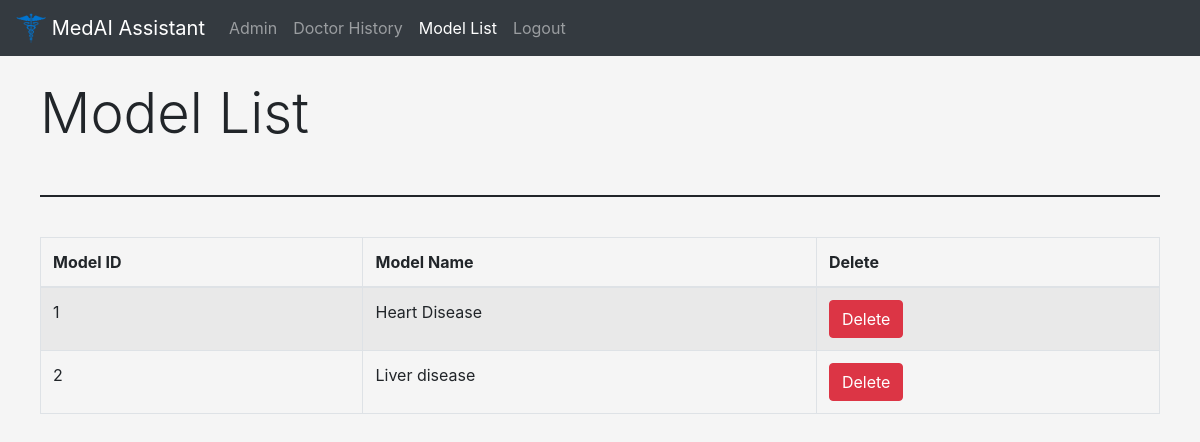
Page /model_list (signed in) on the committed database.
### tables this page shows
CREATE TABLE "models" (
	id INTEGER NOT NULL,
	name TEXT NOT NULL,
	description INTEGER,
	model BLOB NOT NULL,
	CONSTRAINT Model_PK PRIMARY KEY (id)
);

### app.py (the view, shortened to what this page needs)
@app.route('/model_list', methods=['GET','POST'])
def model_list():
    if check_session():
        if check_admin() == 1:
            return render_template('model_list.html')
        else:
            return redirect(url_for("home"))
    else:
        return redirect(url_for("login"))

### app.py (called while the page is built)
def get_models():
    query = "select id, name, description from models"
    cur = conn.execute(query)
    return cur.fetchall()

def check_session():
    if "email" in session:
        return True
    else:
        False

def check_admin():
    if session["admin"] == 1:
        return True
    else:
        return False

### templates/model_list.html
{% extends "base.html" %} {% set active_page = "model_list" %} {% block title %}Model List{% endblock %} {% block head %}
<link href="../static/css/pathist.css" rel="stylesheet"> {% endblock %} {% block content %}
<div class="pathist-body">
    <div>
        <h1 class="display-4">Model List</h1>
    </div>
    <br/>
    <hr><br/>
    <table class="table table-striped table-bordered">
        <thead>
            <tr>
                <th>
                    Model ID
                </th>
                <th>
                    Model Name
                </th>
                <th>
                    Delete
                </th>
            </tr>
        </thead>
        <tbody>
            {% set model = get_models() %} {% for row in model %}
            <tr>
                <td>
                    {{row[0]}}
                </td>
                <td>
                    {{row[1]}}
                </td>
                <td>
                    <form action="/model_list" method="POST">
                        <button type="submit" class="btn btn-danger" name="model_id" value={{row[0]}}>Delete</button>
                    </form>
                </td>
            </tr>
            {% endfor %}
        </tbody>
    </table>
</div>
{% endblock %}

### static/css/pathist.css (style rules this page uses)
.pathist-body { padding: 80px 40px; }
hr { border: 1px solid; }

### templates/base.html (style rules this page uses)
body { background-color: #f5f5f5; }

### rows in the picture
models: id "1", name "Heart Disease"
models: id "2", name "Liver disease"

### other values in the picture
{{ caption|e }} "Admin" "Doctor History" "Model List"
